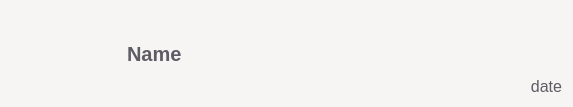
<?xml version="1.0" encoding="UTF-8"?>
<ui version="4.0">
 <class>itemWidget</class>
 <widget class="QWidget" name="itemWidget">
  <property name="geometry">
   <rect>
    <x>0</x>
    <y>0</y>
    <width>573</width>
    <height>97</height>
   </rect>
  </property>
  <property name="palette">
   <palette>
    <active>
     <colorrole role="WindowText">
      <brush brushstyle="SolidPattern">
       <color alpha="255">
        <red>94</red>
        <green>92</green>
        <blue>100</blue>
       </color>
      </brush>
     </colorrole>
     <colorrole role="Button">
      <brush brushstyle="SolidPattern">
       <color alpha="255">
        <red>246</red>
        <green>245</green>
        <blue>244</blue>
       </color>
      </brush>
     </colorrole>
     <colorrole role="Light">
      <brush brushstyle="SolidPattern">
       <color alpha="255">
        <red>255</red>
        <green>255</green>
        <blue>255</blue>
       </color>
      </brush>
     </colorrole>
     <colorrole role="Midlight">
      <brush brushstyle="SolidPattern">
       <color alpha="255">
        <red>250</red>
        <green>250</green>
        <blue>249</blue>
       </color>
      </brush>
     </colorrole>
     <colorrole role="Dark">
      <brush brushstyle="SolidPattern">
       <color alpha="255">
        <red>123</red>
        <green>122</green>
        <blue>122</blue>
       </color>
      </brush>
     </colorrole>
     <colorrole role="Mid">
      <brush brushstyle="SolidPattern">
       <color alpha="255">
        <red>164</red>
        <green>163</green>
        <blue>163</blue>
       </color>
      </brush>
     </colorrole>
     <colorrole role="Text">
      <brush brushstyle="SolidPattern">
       <color alpha="255">
        <red>0</red>
        <green>0</green>
        <blue>0</blue>
       </color>
      </brush>
     </colorrole>
     <colorrole role="BrightText">
      <brush brushstyle="SolidPattern">
       <color alpha="255">
        <red>255</red>
        <green>255</green>
        <blue>255</blue>
       </color>
      </brush>
     </colorrole>
     <colorrole role="ButtonText">
      <brush brushstyle="SolidPattern">
       <color alpha="255">
        <red>0</red>
        <green>0</green>
        <blue>0</blue>
       </color>
      </brush>
     </colorrole>
     <colorrole role="Base">
      <brush brushstyle="SolidPattern">
       <color alpha="255">
        <red>255</red>
        <green>255</green>
        <blue>255</blue>
       </color>
      </brush>
     </colorrole>
     <colorrole role="Window">
      <brush brushstyle="SolidPattern">
       <color alpha="255">
        <red>246</red>
        <green>245</green>
        <blue>244</blue>
       </color>
      </brush>
     </colorrole>
     <colorrole role="Shadow">
      <brush brushstyle="SolidPattern">
       <color alpha="255">
        <red>0</red>
        <green>0</green>
        <blue>0</blue>
       </color>
      </brush>
     </colorrole>
     <colorrole role="AlternateBase">
      <brush brushstyle="SolidPattern">
       <color alpha="255">
        <red>250</red>
        <green>250</green>
        <blue>249</blue>
       </color>
      </brush>
     </colorrole>
     <colorrole role="ToolTipBase">
      <brush brushstyle="SolidPattern">
       <color alpha="255">
        <red>255</red>
        <green>255</green>
        <blue>220</blue>
       </color>
      </brush>
     </colorrole>
     <colorrole role="ToolTipText">
      <brush brushstyle="SolidPattern">
       <color alpha="255">
        <red>0</red>
        <green>0</green>
        <blue>0</blue>
       </color>
      </brush>
     </colorrole>
     <colorrole role="PlaceholderText">
      <brush brushstyle="SolidPattern">
       <color alpha="128">
        <red>0</red>
        <green>0</green>
        <blue>0</blue>
       </color>
      </brush>
     </colorrole>
    </active>
    <inactive>
     <colorrole role="WindowText">
      <brush brushstyle="SolidPattern">
       <color alpha="255">
        <red>94</red>
        <green>92</green>
        <blue>100</blue>
       </color>
      </brush>
     </colorrole>
     <colorrole role="Button">
      <brush brushstyle="SolidPattern">
       <color alpha="255">
        <red>246</red>
        <green>245</green>
        <blue>244</blue>
       </color>
      </brush>
     </colorrole>
     <colorrole role="Light">
      <brush brushstyle="SolidPattern">
       <color alpha="255">
        <red>255</red>
        <green>255</green>
        <blue>255</blue>
       </color>
      </brush>
     </colorrole>
     <colorrole role="Midlight">
      <brush brushstyle="SolidPattern">
       <color alpha="255">
        <red>250</red>
        <green>250</green>
        <blue>249</blue>
       </color>
      </brush>
     </colorrole>
     <colorrole role="Dark">
      <brush brushstyle="SolidPattern">
       <color alpha="255">
        <red>123</red>
        <green>122</green>
        <blue>122</blue>
       </color>
      </brush>
     </colorrole>
     <colorrole role="Mid">
      <brush brushstyle="SolidPattern">
       <color alpha="255">
        <red>164</red>
        <green>163</green>
        <blue>163</blue>
       </color>
      </brush>
     </colorrole>
     <colorrole role="Text">
      <brush brushstyle="SolidPattern">
       <color alpha="255">
        <red>0</red>
        <green>0</green>
        <blue>0</blue>
       </color>
      </brush>
     </colorrole>
     <colorrole role="BrightText">
      <brush brushstyle="SolidPattern">
       <color alpha="255">
        <red>255</red>
        <green>255</green>
        <blue>255</blue>
       </color>
      </brush>
     </colorrole>
     <colorrole role="ButtonText">
      <brush brushstyle="SolidPattern">
       <color alpha="255">
        <red>0</red>
        <green>0</green>
        <blue>0</blue>
       </color>
      </brush>
     </colorrole>
     <colorrole role="Base">
      <brush brushstyle="SolidPattern">
       <color alpha="255">
        <red>255</red>
        <green>255</green>
        <blue>255</blue>
       </color>
      </brush>
     </colorrole>
     <colorrole role="Window">
      <brush brushstyle="SolidPattern">
       <color alpha="255">
        <red>246</red>
        <green>245</green>
        <blue>244</blue>
       </color>
      </brush>
     </colorrole>
     <colorrole role="Shadow">
      <brush brushstyle="SolidPattern">
       <color alpha="255">
        <red>0</red>
        <green>0</green>
        <blue>0</blue>
       </color>
      </brush>
     </colorrole>
     <colorrole role="AlternateBase">
      <brush brushstyle="SolidPattern">
       <color alpha="255">
        <red>250</red>
        <green>250</green>
        <blue>249</blue>
       </color>
      </brush>
     </colorrole>
     <colorrole role="ToolTipBase">
      <brush brushstyle="SolidPattern">
       <color alpha="255">
        <red>255</red>
        <green>255</green>
        <blue>220</blue>
       </color>
      </brush>
     </colorrole>
     <colorrole role="ToolTipText">
      <brush brushstyle="SolidPattern">
       <color alpha="255">
        <red>0</red>
        <green>0</green>
        <blue>0</blue>
       </color>
      </brush>
     </colorrole>
     <colorrole role="PlaceholderText">
      <brush brushstyle="SolidPattern">
       <color alpha="128">
        <red>0</red>
        <green>0</green>
        <blue>0</blue>
       </color>
      </brush>
     </colorrole>
    </inactive>
    <disabled>
     <colorrole role="WindowText">
      <brush brushstyle="SolidPattern">
       <color alpha="255">
        <red>123</red>
        <green>122</green>
        <blue>122</blue>
       </color>
      </brush>
     </colorrole>
     <colorrole role="Button">
      <brush brushstyle="SolidPattern">
       <color alpha="255">
        <red>246</red>
        <green>245</green>
        <blue>244</blue>
       </color>
      </brush>
     </colorrole>
     <colorrole role="Light">
      <brush brushstyle="SolidPattern">
       <color alpha="255">
        <red>255</red>
        <green>255</green>
        <blue>255</blue>
       </color>
      </brush>
     </colorrole>
     <colorrole role="Midlight">
      <brush brushstyle="SolidPattern">
       <color alpha="255">
        <red>250</red>
        <green>250</green>
        <blue>249</blue>
       </color>
      </brush>
     </colorrole>
     <colorrole role="Dark">
      <brush brushstyle="SolidPattern">
       <color alpha="255">
        <red>123</red>
        <green>122</green>
        <blue>122</blue>
       </color>
      </brush>
     </colorrole>
     <colorrole role="Mid">
      <brush brushstyle="SolidPattern">
       <color alpha="255">
        <red>164</red>
        <green>163</green>
        <blue>163</blue>
       </color>
      </brush>
     </colorrole>
     <colorrole role="Text">
      <brush brushstyle="SolidPattern">
       <color alpha="255">
        <red>123</red>
        <green>122</green>
        <blue>122</blue>
       </color>
      </brush>
     </colorrole>
     <colorrole role="BrightText">
      <brush brushstyle="SolidPattern">
       <color alpha="255">
        <red>255</red>
        <green>255</green>
        <blue>255</blue>
       </color>
      </brush>
     </colorrole>
     <colorrole role="ButtonText">
      <brush brushstyle="SolidPattern">
       <color alpha="255">
        <red>123</red>
        <green>122</green>
        <blue>122</blue>
       </color>
      </brush>
     </colorrole>
     <colorrole role="Base">
      <brush brushstyle="SolidPattern">
       <color alpha="255">
        <red>246</red>
        <green>245</green>
        <blue>244</blue>
       </color>
      </brush>
     </colorrole>
     <colorrole role="Window">
      <brush brushstyle="SolidPattern">
       <color alpha="255">
        <red>246</red>
        <green>245</green>
        <blue>244</blue>
       </color>
      </brush>
     </colorrole>
     <colorrole role="Shadow">
      <brush brushstyle="SolidPattern">
       <color alpha="255">
        <red>0</red>
        <green>0</green>
        <blue>0</blue>
       </color>
      </brush>
     </colorrole>
     <colorrole role="AlternateBase">
      <brush brushstyle="SolidPattern">
       <color alpha="255">
        <red>246</red>
        <green>245</green>
        <blue>244</blue>
       </color>
      </brush>
     </colorrole>
     <colorrole role="ToolTipBase">
      <brush brushstyle="SolidPattern">
       <color alpha="255">
        <red>255</red>
        <green>255</green>
        <blue>220</blue>
       </color>
      </brush>
     </colorrole>
     <colorrole role="ToolTipText">
      <brush brushstyle="SolidPattern">
       <color alpha="255">
        <red>0</red>
        <green>0</green>
        <blue>0</blue>
       </color>
      </brush>
     </colorrole>
     <colorrole role="PlaceholderText">
      <brush brushstyle="SolidPattern">
       <color alpha="128">
        <red>0</red>
        <green>0</green>
        <blue>0</blue>
       </color>
      </brush>
     </colorrole>
    </disabled>
   </palette>
  </property>
  <property name="windowTitle">
   <string>Form</string>
  </property>
  <layout class="QHBoxLayout" name="horizontalLayout">
   <item>
    <widget class="QLabel" name="cover_label">
     <property name="minimumSize">
      <size>
       <width>110</width>
       <height>85</height>
      </size>
     </property>
     <property name="maximumSize">
      <size>
       <width>110</width>
       <height>85</height>
      </size>
     </property>
     <property name="text">
      <string/>
     </property>
     <property name="scaledContents">
      <bool>true</bool>
     </property>
    </widget>
   </item>
   <item>
    <widget class="QLabel" name="name_label">
     <property name="sizePolicy">
      <sizepolicy hsizetype="MinimumExpanding" vsizetype="Preferred">
       <horstretch>0</horstretch>
       <verstretch>0</verstretch>
      </sizepolicy>
     </property>
     <property name="palette">
      <palette>
       <active>
        <colorrole role="WindowText">
         <brush brushstyle="SolidPattern">
          <color alpha="255">
           <red>94</red>
           <green>92</green>
           <blue>100</blue>
          </color>
         </brush>
        </colorrole>
        <colorrole role="Text">
         <brush brushstyle="SolidPattern">
          <color alpha="255">
           <red>94</red>
           <green>92</green>
           <blue>100</blue>
          </color>
         </brush>
        </colorrole>
        <colorrole role="ButtonText">
         <brush brushstyle="SolidPattern">
          <color alpha="255">
           <red>94</red>
           <green>92</green>
           <blue>100</blue>
          </color>
         </brush>
        </colorrole>
        <colorrole role="PlaceholderText">
         <brush brushstyle="NoBrush">
          <color alpha="128">
           <red>145</red>
           <green>145</green>
           <blue>144</blue>
          </color>
         </brush>
        </colorrole>
       </active>
       <inactive>
        <colorrole role="WindowText">
         <brush brushstyle="SolidPattern">
          <color alpha="255">
           <red>94</red>
           <green>92</green>
           <blue>100</blue>
          </color>
         </brush>
        </colorrole>
        <colorrole role="Text">
         <brush brushstyle="SolidPattern">
          <color alpha="255">
           <red>94</red>
           <green>92</green>
           <blue>100</blue>
          </color>
         </brush>
        </colorrole>
        <colorrole role="ButtonText">
         <brush brushstyle="SolidPattern">
          <color alpha="255">
           <red>94</red>
           <green>92</green>
           <blue>100</blue>
          </color>
         </brush>
        </colorrole>
        <colorrole role="PlaceholderText">
         <brush brushstyle="NoBrush">
          <color alpha="128">
           <red>94</red>
           <green>92</green>
           <blue>100</blue>
          </color>
         </brush>
        </colorrole>
       </inactive>
       <disabled>
        <colorrole role="WindowText">
         <brush brushstyle="SolidPattern">
          <color alpha="255">
           <red>94</red>
           <green>92</green>
           <blue>100</blue>
          </color>
         </brush>
        </colorrole>
        <colorrole role="Text">
         <brush brushstyle="SolidPattern">
          <color alpha="255">
           <red>94</red>
           <green>92</green>
           <blue>100</blue>
          </color>
         </brush>
        </colorrole>
        <colorrole role="ButtonText">
         <brush brushstyle="SolidPattern">
          <color alpha="255">
           <red>94</red>
           <green>92</green>
           <blue>100</blue>
          </color>
         </brush>
        </colorrole>
        <colorrole role="PlaceholderText">
         <brush brushstyle="NoBrush">
          <color alpha="128">
           <red>145</red>
           <green>145</green>
           <blue>144</blue>
          </color>
         </brush>
        </colorrole>
       </disabled>
      </palette>
     </property>
     <property name="font">
      <font>
       <pointsize>15</pointsize>
       <weight>75</weight>
       <italic>false</italic>
       <bold>true</bold>
      </font>
     </property>
     <property name="styleSheet">
      <string notr="true">color: rgb(94, 92, 100);
font: bold 15pt;</string>
     </property>
     <property name="text">
      <string>Name</string>
     </property>
     <property name="scaledContents">
      <bool>false</bool>
     </property>
     <property name="wordWrap">
      <bool>true</bool>
     </property>
    </widget>
   </item>
   <item>
    <layout class="QVBoxLayout" name="verticalLayout">
     <item>
      <spacer name="verticalSpacer">
       <property name="orientation">
        <enum>Qt::Vertical</enum>
       </property>
       <property name="sizeHint" stdset="0">
        <size>
         <width>20</width>
         <height>40</height>
        </size>
       </property>
      </spacer>
     </item>
     <item>
      <widget class="QLabel" name="date_label">
       <property name="sizePolicy">
        <sizepolicy hsizetype="Preferred" vsizetype="Preferred">
         <horstretch>0</horstretch>
         <verstretch>0</verstretch>
        </sizepolicy>
       </property>
       <property name="palette">
        <palette>
         <active>
          <colorrole role="WindowText">
           <brush brushstyle="SolidPattern">
            <color alpha="255">
             <red>94</red>
             <green>92</green>
             <blue>100</blue>
            </color>
           </brush>
          </colorrole>
          <colorrole role="Text">
           <brush brushstyle="SolidPattern">
            <color alpha="255">
             <red>94</red>
             <green>92</green>
             <blue>100</blue>
            </color>
           </brush>
          </colorrole>
          <colorrole role="ButtonText">
           <brush brushstyle="SolidPattern">
            <color alpha="255">
             <red>94</red>
             <green>92</green>
             <blue>100</blue>
            </color>
           </brush>
          </colorrole>
          <colorrole role="PlaceholderText">
           <brush brushstyle="NoBrush">
            <color alpha="128">
             <red>123</red>
             <green>122</green>
             <blue>122</blue>
            </color>
           </brush>
          </colorrole>
         </active>
         <inactive>
          <colorrole role="WindowText">
           <brush brushstyle="SolidPattern">
            <color alpha="255">
             <red>94</red>
             <green>92</green>
             <blue>100</blue>
            </color>
           </brush>
          </colorrole>
          <colorrole role="Text">
           <brush brushstyle="SolidPattern">
            <color alpha="255">
             <red>94</red>
             <green>92</green>
             <blue>100</blue>
            </color>
           </brush>
          </colorrole>
          <colorrole role="ButtonText">
           <brush brushstyle="SolidPattern">
            <color alpha="255">
             <red>94</red>
             <green>92</green>
             <blue>100</blue>
            </color>
           </brush>
          </colorrole>
          <colorrole role="PlaceholderText">
           <brush brushstyle="NoBrush">
            <color alpha="128">
             <red>94</red>
             <green>92</green>
             <blue>100</blue>
            </color>
           </brush>
          </colorrole>
         </inactive>
         <disabled>
          <colorrole role="WindowText">
           <brush brushstyle="SolidPattern">
            <color alpha="255">
             <red>94</red>
             <green>92</green>
             <blue>100</blue>
            </color>
           </brush>
          </colorrole>
          <colorrole role="Text">
           <brush brushstyle="SolidPattern">
            <color alpha="255">
             <red>94</red>
             <green>92</green>
             <blue>100</blue>
            </color>
           </brush>
          </colorrole>
          <colorrole role="ButtonText">
           <brush brushstyle="SolidPattern">
            <color alpha="255">
             <red>94</red>
             <green>92</green>
             <blue>100</blue>
            </color>
           </brush>
          </colorrole>
          <colorrole role="PlaceholderText">
           <brush brushstyle="NoBrush">
            <color alpha="128">
             <red>123</red>
             <green>122</green>
             <blue>122</blue>
            </color>
           </brush>
          </colorrole>
         </disabled>
        </palette>
       </property>
       <property name="font">
        <font>
         <pointsize>12</pointsize>
         <weight>50</weight>
         <italic>false</italic>
         <bold>false</bold>
         <underline>false</underline>
        </font>
       </property>
       <property name="styleSheet">
        <string notr="true">color: rgb(94, 92, 100);
font: 12pt;</string>
       </property>
       <property name="text">
        <string>date</string>
       </property>
       <property name="alignment">
        <set>Qt::AlignRight|Qt::AlignTrailing|Qt::AlignVCenter</set>
       </property>
      </widget>
     </item>
    </layout>
   </item>
  </layout>
 </widget>
 <resources/>
 <connections/>
</ui>
